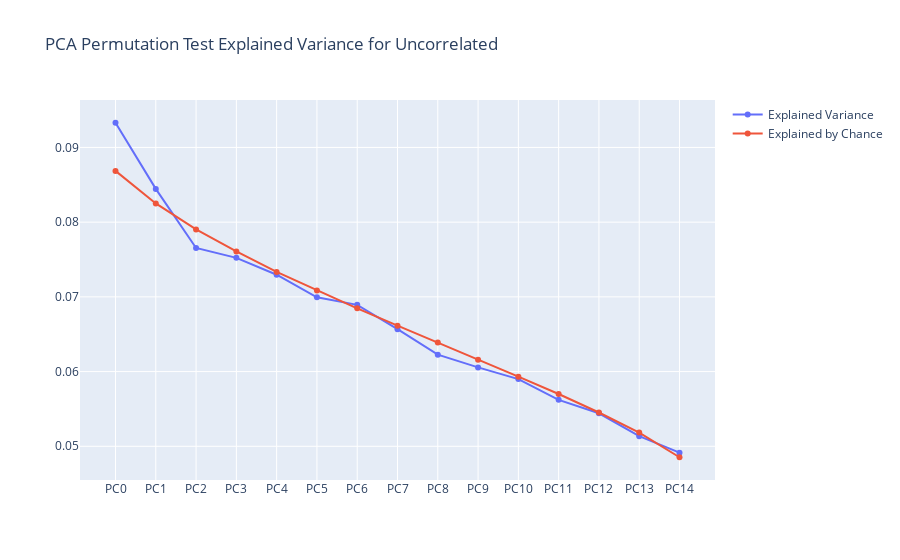

Source (notebook cell):
### Markdown cell above
### Running the Permutation Test

### Code cell
N_permutations = 1000
p_vals_components = []

for j, X in enumerate(datasets_X):
    df = pd.DataFrame(X)
    pca = PCA()
    pca.fit(df)

    original_variance = pca.explained_variance_ratio_
    variance = np.zeros((N_permutations, len(df.columns)))
    
    for i in range(N_permutations):
        X_aux = de_correlate_df(df)

        pca.fit(X_aux)
        variance[i, :] = pca.explained_variance_ratio_
        
    average_permuted_variance = np.mean(variance, axis=0)

    fig = go.Figure()
    fig.add_trace(go.Scatter(x=[f'PC{k}' for k in range(len(df.columns))], y=original_variance, name='Explained Variance'))
    fig.add_trace(go.Scatter(x=[f'PC{k}' for k in range(len(df.columns))], y=average_permuted_variance, name='Explained by Chance'))
    fig.update_layout(title=f"PCA Permutation Test Explained Variance for {names[j]}")
    fig.show()
    
    p_val = np.sum(variance > original_variance, axis=0) / N_permutations

    fig = go.Figure()
    fig.add_trace(go.Scatter(x=[f'PC{k}' for k in range(len(df.columns))], y=p_val, name='p-value on significance'))

    fig.update_layout(title=f"PCA Permutation Test p-values for {names[j]}")
    fig.show()
    
    p_vals_components.append(np.sum(p_val < 0.05))

### Figure 1 — Plotly figure (JSON) as saved in the notebook; plotly's stock layout.template omitted (floating-point values rounded to 4 significant figures)
{"data": [{"name": "Explained Variance", "type": "scatter", "x": ["PC0", "PC1", "PC2", "PC3", "PC4", "PC5", "PC6", "PC7", "PC8", "PC9", "PC10", "PC11", "PC12", "PC13", "PC14"], "y": [0.09331, 0.08445, 0.07655, 0.07522, 0.07297, 0.06994, 0.06893, 0.06567, 0.06226, 0.06056, 0.05899, 0.05622, 0.05442, 0.05136, 0.04915]}, {"name": "Explained by Chance", "type": "scatter", "x": ["PC0", "PC1", "PC2", "PC3", "PC4", "PC5", "PC6", "PC7", "PC8", "PC9", "PC10", "PC11", "PC12", "PC13", "PC14"], "y": [0.08686, 0.0825, 0.07902, 0.07609, 0.07334, 0.07087, 0.06847, 0.06615, 0.0639, 0.0616, 0.05932, 0.057, 0.05452, 0.05184, 0.04853]}], "layout": {"autosize": true, "title": {"text": "PCA Permutation Test Explained Variance for Uncorrelated"}, "xaxis": {"autorange": true, "range": [-0.8233, 14.82], "type": "category"}, "yaxis": {"autorange": true, "range": [0.04484, 0.097], "type": "linear"}}}
